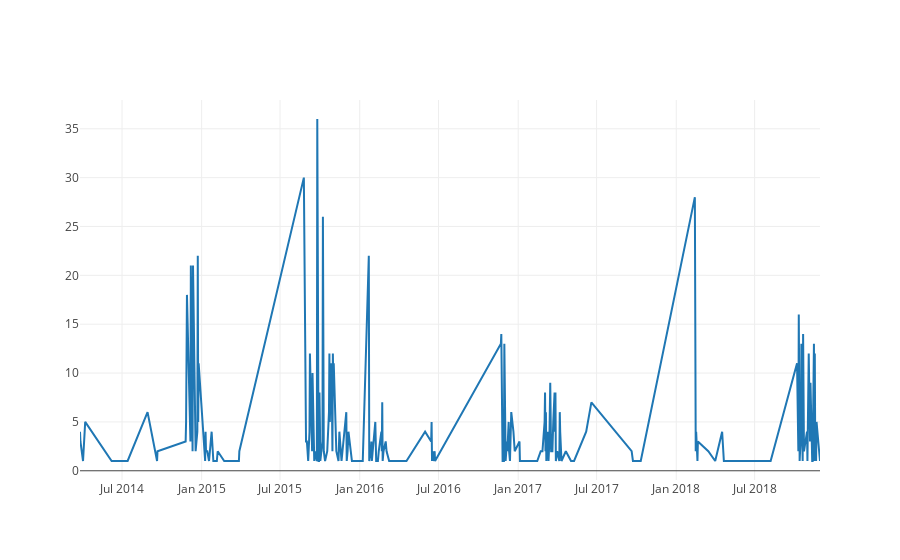

The notebook cell saved with this chart:
### Code cell
iplot([trace])

### Figure 1 — Plotly figure (JSON) as saved in the notebook; plotly's stock layout.template omitted (floating-point values rounded to 4 significant figures; data arrays with more than 128 entries replaced by an {"elided": "..."} marker saying what was removed)
{"data": [{"mode": "lines", "name": "Number of Words in Message", "type": "scatter", "uid": "181f6bc7-2b87-4b53-ae61-aec02b1293ba", "x": {"elided": "214 str values"}, "y": {"elided": "214 int values"}}], "layout": {}}
